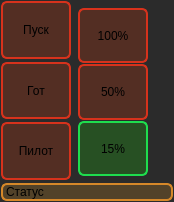
<?xml version="1.0" encoding="UTF-8"?>
<ui version="4.0">
 <class>WidgetLaserControl</class>
 <widget class="QWidget" name="WidgetLaserControl">
  <property name="geometry">
   <rect>
    <x>0</x>
    <y>0</y>
    <width>174</width>
    <height>202</height>
   </rect>
  </property>
  <property name="sizePolicy">
   <sizepolicy hsizetype="Minimum" vsizetype="Minimum">
    <horstretch>0</horstretch>
    <verstretch>0</verstretch>
   </sizepolicy>
  </property>
  <property name="maximumSize">
   <size>
    <width>175</width>
    <height>16777215</height>
   </size>
  </property>
  <property name="windowTitle">
   <string>Поворотное устройство</string>
  </property>
  <property name="styleSheet">
   <string notr="true">QWidget
{
	background-color: rgb(43, 43, 43);
}

QPushButton
{
	
	background-color: rgba(32, 156, 19, 83);
    border: 2px solid line;
    border-radius: 6px;
   
	border-color: rgb(30, 221, 78);
}

QPushButton:checked
{
	
	background-color: rgba(204, 53, 10, 62);
    border: 2px solid line;
    border-radius: 6px;	
	border-color: rgb(215, 50, 28);
}

QLineEdit
{
	
	background-color: rgba(32, 156, 19, 83);
    border: 2px solid line;
    border-radius: 6px;
   
	border-color: rgb(30, 221, 78);
}</string>
  </property>
  <layout class="QGridLayout" name="gridLayout">
   <property name="leftMargin">
    <number>1</number>
   </property>
   <property name="topMargin">
    <number>1</number>
   </property>
   <property name="rightMargin">
    <number>1</number>
   </property>
   <property name="bottomMargin">
    <number>1</number>
   </property>
   <property name="spacing">
    <number>3</number>
   </property>
   <item row="0" column="0">
    <layout class="QVBoxLayout" name="verticalLayout_2">
     <property name="spacing">
      <number>3</number>
     </property>
     <item>
      <widget class="QPushButton" name="butLaserPower">
       <property name="sizePolicy">
        <sizepolicy hsizetype="Minimum" vsizetype="MinimumExpanding">
         <horstretch>0</horstretch>
         <verstretch>0</verstretch>
        </sizepolicy>
       </property>
       <property name="minimumSize">
        <size>
         <width>0</width>
         <height>0</height>
        </size>
       </property>
       <property name="maximumSize">
        <size>
         <width>70</width>
         <height>16777215</height>
        </size>
       </property>
       <property name="styleSheet">
        <string notr="true">QPushButton
{
   background-color: rgba(204, 53, 10, 62);
    border: 2px solid line;
    border-radius: 6px;	
	border-color: rgb(215, 50, 28);
}

QPushButton::checked
{
	background-color: rgba(32, 156, 19, 83);
    border: 2px solid line;
    border-radius: 6px;
   
	border-color: rgb(30, 221, 78);
}</string>
       </property>
       <property name="text">
        <string>Пуск</string>
       </property>
       <property name="checkable">
        <bool>true</bool>
       </property>
       <property name="checked">
        <bool>false</bool>
       </property>
      </widget>
     </item>
     <item>
      <widget class="QPushButton" name="butLaserReady">
       <property name="sizePolicy">
        <sizepolicy hsizetype="Minimum" vsizetype="MinimumExpanding">
         <horstretch>0</horstretch>
         <verstretch>0</verstretch>
        </sizepolicy>
       </property>
       <property name="maximumSize">
        <size>
         <width>70</width>
         <height>16777215</height>
        </size>
       </property>
       <property name="styleSheet">
        <string notr="true">QPushButton
{
   background-color: rgba(204, 53, 10, 62);
    border: 2px solid line;
    border-radius: 6px;	
	border-color: rgb(215, 50, 28);
}

QPushButton::checked
{
	background-color: rgba(32, 156, 19, 83);
    border: 2px solid line;
    border-radius: 6px;
   
	border-color: rgb(30, 221, 78);
}</string>
       </property>
       <property name="text">
        <string>Гот</string>
       </property>
       <property name="checkable">
        <bool>true</bool>
       </property>
      </widget>
     </item>
     <item>
      <widget class="QPushButton" name="butLaserPilot">
       <property name="sizePolicy">
        <sizepolicy hsizetype="Minimum" vsizetype="MinimumExpanding">
         <horstretch>0</horstretch>
         <verstretch>0</verstretch>
        </sizepolicy>
       </property>
       <property name="minimumSize">
        <size>
         <width>0</width>
         <height>25</height>
        </size>
       </property>
       <property name="maximumSize">
        <size>
         <width>70</width>
         <height>16777215</height>
        </size>
       </property>
       <property name="styleSheet">
        <string notr="true">QPushButton
{
   background-color: rgba(204, 53, 10, 62);
    border: 2px solid line;
    border-radius: 6px;	
	border-color: rgb(215, 50, 28);
}

QPushButton::checked
{
	background-color: rgba(32, 156, 19, 83);
    border: 2px solid line;
    border-radius: 6px;
   
	border-color: rgb(30, 221, 78);
}</string>
       </property>
       <property name="text">
        <string>Пилот</string>
       </property>
       <property name="checkable">
        <bool>true</bool>
       </property>
      </widget>
     </item>
    </layout>
   </item>
   <item row="1" column="0" colspan="2">
    <layout class="QHBoxLayout" name="horizontalLayout">
     <item>
      <widget class="QLabel" name="labelLaserPowerStatus">
       <property name="sizePolicy">
        <sizepolicy hsizetype="Minimum" vsizetype="Maximum">
         <horstretch>0</horstretch>
         <verstretch>0</verstretch>
        </sizepolicy>
       </property>
       <property name="maximumSize">
        <size>
         <width>16777215</width>
         <height>16777215</height>
        </size>
       </property>
       <property name="styleSheet">
        <string notr="true">QLabel
{
	background-color: rgba(209, 142, 34, 60);
    border: 2px solid line;
    border-radius: 6px;
   
	border-color: rgb(214, 136, 41);
}

</string>
       </property>
       <property name="text">
        <string>Статус</string>
       </property>
      </widget>
     </item>
    </layout>
   </item>
   <item row="0" column="1">
    <widget class="QGroupBox" name="groupBox">
     <property name="styleSheet">
      <string notr="true">QGroupBox
{
border: 0px solid line black;
}

QPushButton
{
   background-color: rgba(204, 53, 10, 62);
    border: 2px solid line;
    border-radius: 6px;	
	border-color: rgb(215, 50, 28);
}

QPushButton::checked
{
	background-color: rgba(32, 156, 19, 83);
    border: 2px solid line;
    border-radius: 6px;
   
	border-color: rgb(30, 221, 78);
}</string>
     </property>
     <layout class="QVBoxLayout" name="verticalLayout_3">
      <property name="spacing">
       <number>1</number>
      </property>
      <property name="leftMargin">
       <number>1</number>
      </property>
      <property name="topMargin">
       <number>1</number>
      </property>
      <property name="rightMargin">
       <number>1</number>
      </property>
      <property name="bottomMargin">
       <number>1</number>
      </property>
      <item>
       <widget class="QPushButton" name="butSetPowerHigh">
        <property name="sizePolicy">
         <sizepolicy hsizetype="Minimum" vsizetype="Minimum">
          <horstretch>0</horstretch>
          <verstretch>0</verstretch>
         </sizepolicy>
        </property>
        <property name="minimumSize">
         <size>
          <width>0</width>
          <height>25</height>
         </size>
        </property>
        <property name="maximumSize">
         <size>
          <width>70</width>
          <height>16777215</height>
         </size>
        </property>
        <property name="text">
         <string>100%</string>
        </property>
        <property name="checkable">
         <bool>true</bool>
        </property>
        <property name="autoExclusive">
         <bool>true</bool>
        </property>
       </widget>
      </item>
      <item>
       <widget class="QPushButton" name="butSetPowerMiddle">
        <property name="sizePolicy">
         <sizepolicy hsizetype="Minimum" vsizetype="Preferred">
          <horstretch>0</horstretch>
          <verstretch>0</verstretch>
         </sizepolicy>
        </property>
        <property name="minimumSize">
         <size>
          <width>0</width>
          <height>25</height>
         </size>
        </property>
        <property name="maximumSize">
         <size>
          <width>70</width>
          <height>16777215</height>
         </size>
        </property>
        <property name="text">
         <string>50%</string>
        </property>
        <property name="checkable">
         <bool>true</bool>
        </property>
        <property name="autoExclusive">
         <bool>true</bool>
        </property>
       </widget>
      </item>
      <item>
       <widget class="QPushButton" name="butSetPowerLow">
        <property name="sizePolicy">
         <sizepolicy hsizetype="Minimum" vsizetype="Minimum">
          <horstretch>0</horstretch>
          <verstretch>0</verstretch>
         </sizepolicy>
        </property>
        <property name="minimumSize">
         <size>
          <width>0</width>
          <height>25</height>
         </size>
        </property>
        <property name="maximumSize">
         <size>
          <width>70</width>
          <height>16777215</height>
         </size>
        </property>
        <property name="text">
         <string>15%</string>
        </property>
        <property name="checkable">
         <bool>true</bool>
        </property>
        <property name="checked">
         <bool>true</bool>
        </property>
        <property name="autoExclusive">
         <bool>true</bool>
        </property>
       </widget>
      </item>
     </layout>
    </widget>
   </item>
  </layout>
 </widget>
 <resources>
  <include location="Images.qrc"/>
 </resources>
 <connections/>
</ui>
